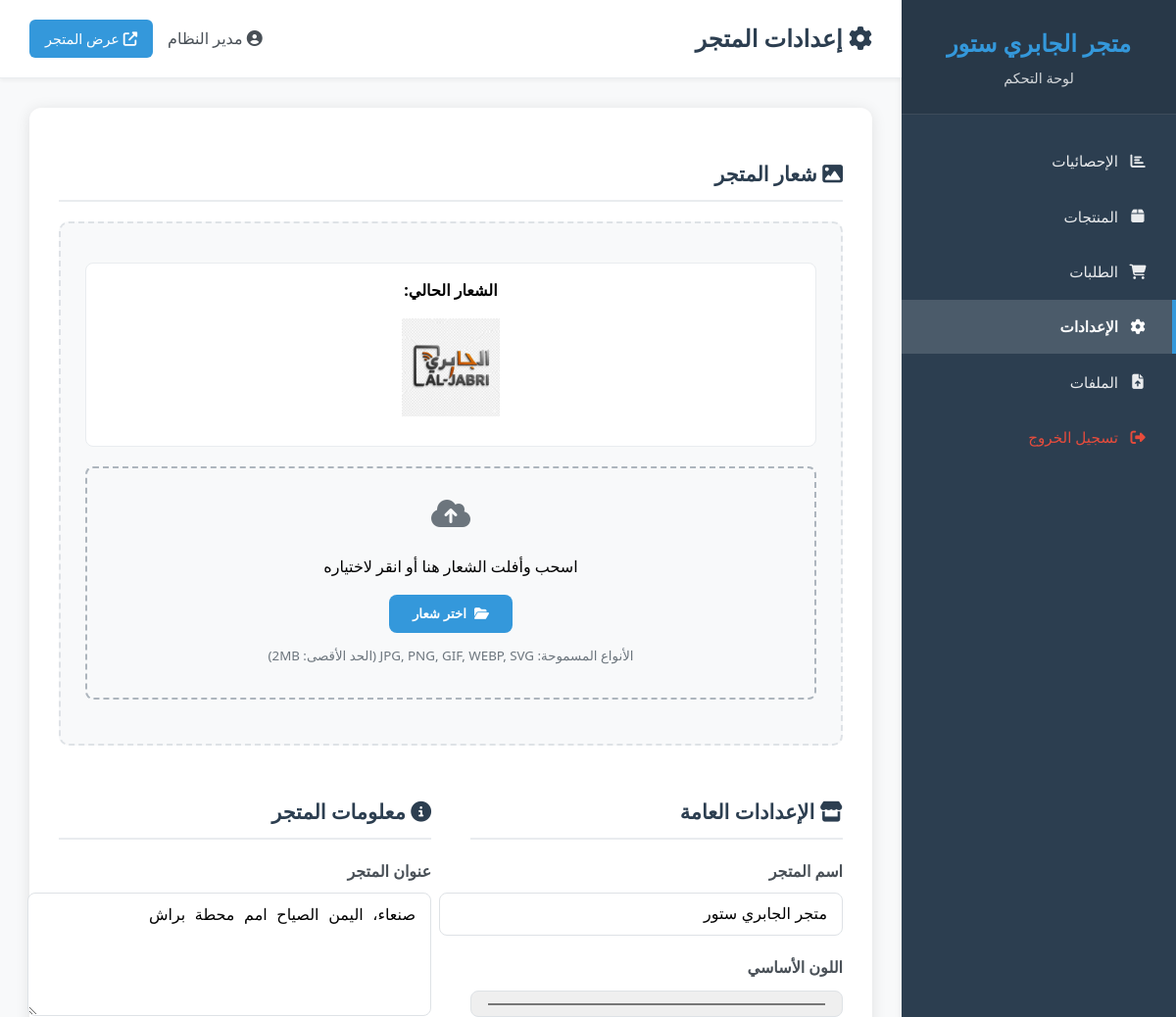
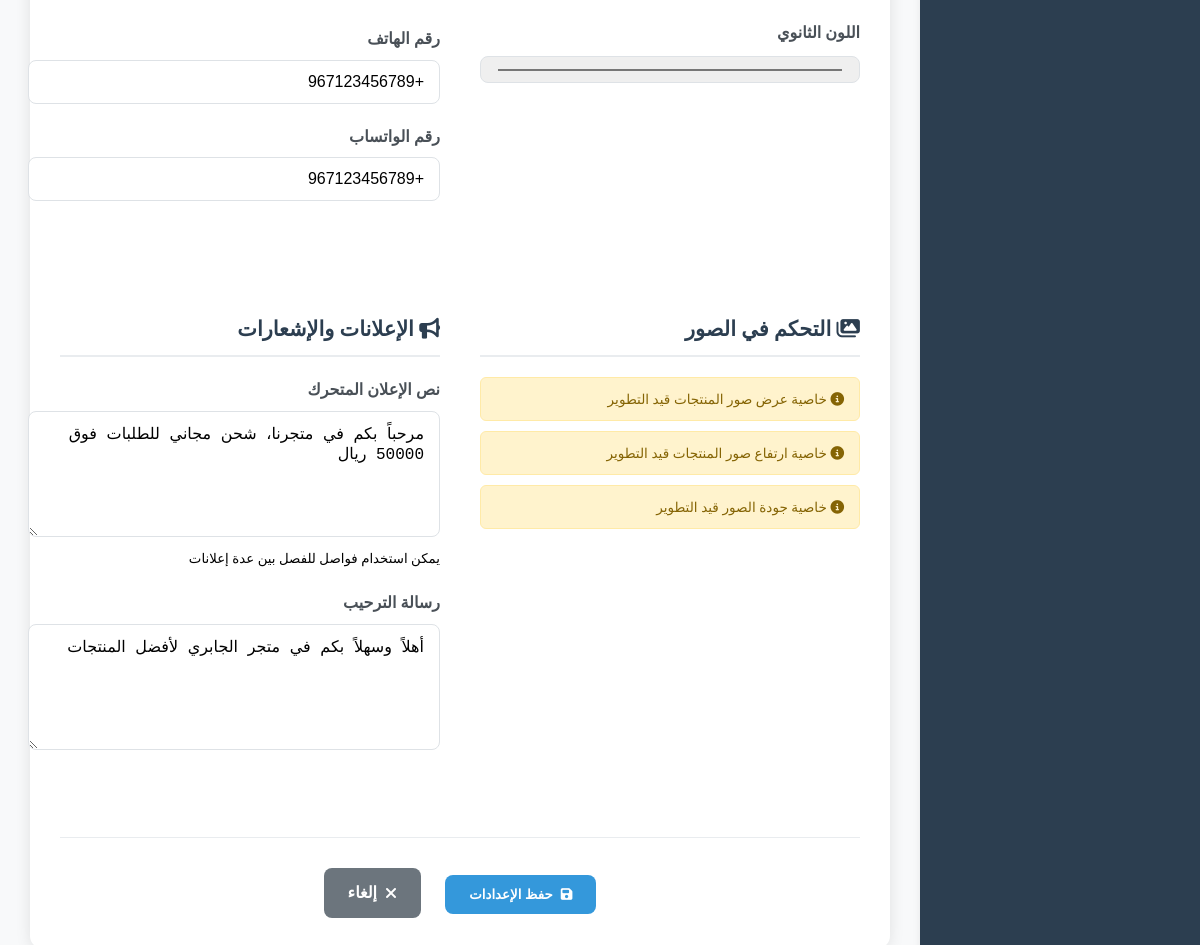
The page /aljabri-store/admin/settings.php (signed in) on the database its author committed (2 pictures, top to bottom).
### tables this page shows
CREATE TABLE `store_settings` (
  `id` int(11) NOT NULL,
  `store_name` varchar(255) NOT NULL DEFAULT 'متجر الجابري',
  `primary_color` varchar(7) DEFAULT '#3498db',
  `secondary_color` varchar(7) DEFAULT '#2c3e50',
  `announcement_text` text DEFAULT NULL,
  `welcome_message` text DEFAULT NULL,
  `store_address` text DEFAULT NULL,
  `store_phone` varchar(20) DEFAULT NULL,
  `store_whatsapp` varchar(20) DEFAULT NULL,
  `store_logo` varchar(255) DEFAULT NULL,
  `created_at` timestamp NOT NULL DEFAULT current_timestamp(),
  `updated_at` timestamp NOT NULL DEFAULT current_timestamp() ON UPDATE current_timestamp()
);

### aljabri-store/includes/config.php (called while the page is built, shortened)
<?php
if (!function_exists('getStoreSettings')) {
    function getStoreSettings($connection) {
        $settings = [];
        $check_table = "SHOW TABLES LIKE 'store_settings'";
        $table_result = mysqli_query($connection, $check_table);
        if ($table_result && mysqli_num_rows($table_result) > 0) {
            $sql = "SELECT * FROM store_settings LIMIT 1";
            $result = mysqli_query($connection, $sql);
            if ($result && mysqli_num_rows($result) > 0) {
                $settings = mysqli_fetch_assoc($result);
            }
        }
        $default_settings = [
            'store_name' => 'متجر الجابري',
            'primary_color' => '#3498db',
            'secondary_color' => '#2c3e50',
            'announcement_text' => 'مرحباً بكم في متجرنا، شحن مجاني للطلبات فوق 50000 ريال',
            'welcome_message' => 'أهلاً وسهلاً بكم في متجر الجابري لأفضل المنتجات',
            'store_address' => 'صنعاء، اليمن',
            'store_phone' => '+967123456789',
            'store_whatsapp' => '+967123456789',
            'store_logo' => '',
            'store_email' => '',
            'product_image_width' => '300',
            'product_image_height' => '300',
            'image_quality' => '85'
        ];
        return array_merge($default_settings, $settings);
    }
}
?>

### aljabri-store/admin/settings.php (the view, shortened to what this page needs)
<?php
include_once '../includes/config.php';
$settings = getStoreSettings($conn);
$existing_columns = [];
$check_columns = "SHOW COLUMNS FROM store_settings";
$columns_result = mysqli_query($conn, $check_columns);
if ($columns_result) {
    while ($row = mysqli_fetch_assoc($columns_result)) {
        $existing_columns[] = $row['Field'];
    }
}
?>
<!DOCTYPE html>
<html lang="ar" dir="rtl">
<head>
    <link rel="stylesheet" href="https://cdnjs.cloudflare.com/ajax/libs/font-awesome/6.4.0/css/all.min.css">
</head>
<body>
    <div class="admin-container">
        <aside class="sidebar">
            <div class="sidebar-header">
                <h2><?php echo htmlspecialchars($settings['store_name']); ?></h2>
                <p>لوحة التحكم</p>
            </div>
            <nav class="sidebar-nav">
                <ul>
                    <li>
                        <a href="index.php">
                            <i class="fas fa-chart-bar"></i>
                            الإحصائيات
                        </a>
                    </li>
                    <li>
                        <a href="products.php">
                            <i class="fas fa-box"></i>
                            المنتجات
                        </a>
                    </li>
                    <li>
                        <a href="orders.php">
                            <i class="fas fa-shopping-cart"></i>
                            الطلبات
                        </a>
                    </li>
                    <li>
                        <a href="settings.php" class="active">
                            <i class="fas fa-cog"></i>
                            الإعدادات
                        </a>
                    </li>
                    <li>
                        <a href="uploads.php">
                            <i class="fas fa-file-upload"></i>
                            الملفات
                        </a>
                    </li>
                    <li>
                        <a href="logout.php" style="color: #e74c3c;">
                            <i class="fas fa-sign-out-alt"></i>
                            تسجيل الخروج
                        </a>
                    </li>
                </ul>
            </nav>
        </aside>
        <main class="main-content">
            <header class="top-header">
                <div class="header-left">
                    <h1><i class="fas fa-cog"></i> إعدادات المتجر</h1>
                </div>
                <div class="header-right">
                    <span class="admin-name"><i class="fas fa-user-circle"></i> <?php echo htmlspecialchars($_SESSION['admin_name'] ?? 'مدير النظام'); ?></span>
                    <a href="../index.php" target="_blank" class="view-store">
                        <i class="fas fa-external-link-alt"></i> عرض المتجر
                    </a>
                </div>
            </header>
            <div class="page-content">
                <form method="POST" class="settings-form" enctype="multipart/form-data">
                    <div class="form-section">
                        <h3><i class="fas fa-image"></i> شعار المتجر</h3>
                        <div class="logo-section">
                            <?php if (!empty($settings['store_logo']) && file_exists('../assets/images/' . $settings['store_logo'])): ?>
                                <div class="current-logo">
                                    <strong>الشعار الحالي:</strong>
                                    <img src="../assets/images/<?php echo htmlspecialchars($settings['store_logo']); ?>"
                                         alt="شعار المتجر"
                                         class="logo-preview"
                                         onerror="this.style.display='none'">
                                </div>
                            <?php else: ?>
                                <p style="color: #6c757d;">لا يوجد شعار مرفوع حالياً</p>
                            <?php endif; ?>
                            <div class="logo-upload-area">
                                <i class="fas fa-cloud-upload-alt" style="font-size: 2rem; color: #6c757d; margin-bottom: 10px;"></i>
                                <p>اسحب وأفلت الشعار هنا أو انقر لاختياره</p>
                                <button type="button" class="btn" onclick="document.getElementById('store_logo').click()">
                                    <i class="fas fa-folder-open"></i>
                                    اختر شعار
                                </button>
                                <div style="margin-top: 10px;">
                                    <small style="color: #6c757d;">الأنواع المسموحة: JPG, PNG, GIF, WEBP, SVG (الحد الأقصى: 2MB)</small>
                                </div>
                            </div>
                        </div>
                    </div>
                    <div class="form-grid">
                        <div class="form-section">
                            <h3><i class="fas fa-store"></i> الإعدادات العامة</h3>
                            <div class="form-group">
                                <label for="store_name">اسم المتجر</label>
                                <input type="text" id="store_name" name="settings[store_name]" value="<?php echo htmlspecialchars($settings['store_name'] ?? ''); ?>" required>
                            </div>
                            <div class="form-group">
                                <label for="primary_color">اللون الأساسي</label>
                                <input type="color" id="primary_color" name="settings[primary_color]" value="<?php echo htmlspecialchars($settings['primary_color'] ?? '#FF6B35'); ?>">
                            </div>
                            <div class="form-group">
                                <label for="secondary_color">اللون الثانوي</label>
                                <input type="color" id="secondary_color" name="settings[secondary_color]" value="<?php echo htmlspecialchars($settings['secondary_color'] ?? '#2C3E50'); ?>">
                            </div>
                        </div>
                        <div class="form-section">
                            <h3><i class="fas fa-info-circle"></i> معلومات المتجر</h3>
                            <div class="form-group">
                                <label for="store_address">عنوان المتجر</label>
                                <textarea id="store_address" name="settings[store_address]"><?php echo htmlspecialchars($settings['store_address'] ?? ''); ?></textarea>
                            </div>
                            <div class="form-group">
                                <label for="store_phone">رقم الهاتف</label>
                                <input type="text" id="store_phone" name="settings[store_phone]" value="<?php echo htmlspecialchars($settings['store_phone'] ?? ''); ?>">
                            </div>
                            <?php if (in_array('store_whatsapp', $existing_columns)): ?>
                            <div class="form-group">
                                <label for="store_whatsapp">رقم الواتساب</label>
                                <input type="text" id="store_whatsapp" name="settings[store_whatsapp]" value="<?php echo htmlspecialchars($settings['store_whatsapp'] ?? ''); ?>">
                            </div>
                            <?php endif; ?>
                        </div>
                        <div class="form-section">
                            <h3><i class="fas fa-images"></i> التحكم في الصور</h3>
                            <?php if (in_array('product_image_width', $existing_columns)): ?>
                            <div class="form-group">
                                <label for="product_image_width">عرض صور المنتجات (بكسل)</label>
                                <input type="number" id="product_image_width" name="settings[product_image_width]"
                                       value="<?php echo htmlspecialchars($settings['product_image_width'] ?? '300'); ?>" min="100" max="800">
                            </div>
                            <?php else: ?>
                            <div class="coming-soon">
                                <i class="fas fa-info-circle"></i> خاصية عرض صور المنتجات قيد التطوير
                            </div>
                            <?php endif; ?>
                            <?php if (in_array('product_image_height', $existing_columns)): ?>
                            <div class="form-group">
                                <label for="product_image_height">ارتفاع صور المنتجات (بكسل)</label>
                                <input type="number" id="product_image_height" name="settings[product_image_height]"
                                       value="<?php echo htmlspecialchars($settings['product_image_height'] ?? '300'); ?>" min="100" max="800">
                            </div>
                            <?php else: ?>
                            <div class="coming-soon">
                                <i class="fas fa-info-circle"></i> خاصية ارتفاع صور المنتجات قيد التطوير
                            </div>
                            <?php endif; ?>
                            <?php if (in_array('image_quality', $existing_columns)): ?>
                            <div class="form-group">
                                <label for="image_quality">جودة الصور (%)</label>
                                <input type="range" id="image_quality" name="settings[image_quality]"
                                       value="<?php echo htmlspecialchars($settings['image_quality'] ?? '85'); ?>" min="50" max="100" step="5">
                                <output for="image_quality" id="quality_output"><?php echo htmlspecialchars($settings['image_quality'] ?? '85'); ?>%</output>
                            </div>
                            <?php else: ?>
                            <div class="coming-soon">
                                <i class="fas fa-info-circle"></i> خاصية جودة الصور قيد التطوير
                            </div>
                            <?php endif; ?>
                        </div>
                        <div class="form-section">
                            <h3><i class="fas fa-bullhorn"></i> الإعلانات والإشعارات</h3>
                            <?php if (in_array('announcement_text', $existing_columns)): ?>
                            <div class="form-group">
                                <label for="announcement_text">نص الإعلان المتحرك</label>
                                <textarea id="announcement_text" name="settings[announcement_text]" placeholder="أضف إعلانات متعددة مفصولة بفاصلة"><?php echo htmlspecialchars($settings['announcement_text'] ?? ''); ?></textarea>
                                <small>يمكن استخدام فواصل للفصل بين عدة إعلانات</small>
                            </div>
                            <?php else: ?>
                            <div class="coming-soon">
                                <i class="fas fa-info-circle"></i> خاصية الإعلانات المتحركة قيد التطوير
                            </div>
                            <?php endif; ?>
                            <?php if (in_array('welcome_message', $existing_columns)): ?>
                            <div class="form-group">
                                <label for="welcome_message">رسالة الترحيب</label>
                                <textarea id="welcome_message" name="settings[welcome_message]" placeholder="رسالة ترحيبية تظهر في الصفحة الرئيسية"><?php echo htmlspecialchars($settings['welcome_message'] ?? ''); ?></textarea>
                            </div>
                            <?php else: ?>
                            <div class="coming-soon">
                                <i class="fas fa-info-circle"></i> خاصية رسائل الترحيب قيد التطوير
                            </div>
                            <?php endif; ?>
                        </div>
                    </div>
                    <div class="form-actions">
                        <button type="submit" class="btn">
                            <i class="fas fa-save"></i>
                            حفظ الإعدادات
                        </button>
                        <a href="index.php" class="btn btn-secondary">
                            <i class="fas fa-times"></i>
                            إلغاء
                        </a>
                    </div>
                </form>
            </div>
        </main>
    </div>
</body>
</html>

### rows shown on the page
store_settings: store_name "متجر الجابري ستور", store_logo (picture), primary_color "#3498db", secondary_color "#2c3e50", store_address "صنعاء، اليمن الصياح امم محطة براش", store_phone "+967123456789", store_whatsapp "+967123456789", announcement_text "مرحباً بكم في متجرنا، شحن مجاني للطلبات فوق 50000 ريال", welcome_message "أهلاً وسهلاً بكم في متجر الجابري لأفضل المنتجات"

### other values the page prints
$_SESSION['admin_name'] "مدير النظام"
